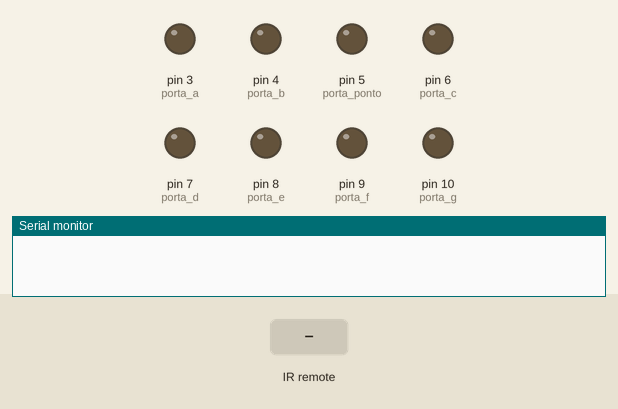
Simulated run of this sketch. Board: Arduino Uno, built with avr-gcc and run on an emulated ATmega328P. Shown: output pins drawn as LEDs (lit = HIGH), the last lines printed to the serial monitor. The test bench sets the inputs (shaded band).

Above: at 1.2 s.
1.3 s: infrared code 0xFD30CF received
At 2.1 s:
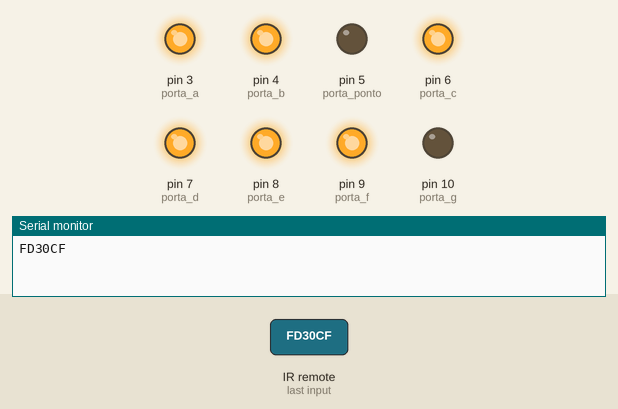
2.8 s: infrared code 0xFD08F7 received
At 3.2 s:
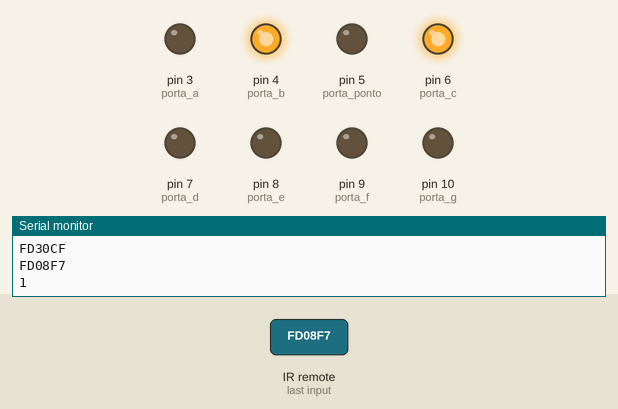
4.3 s: infrared code 0xFD8877 received
At 5.5 s:
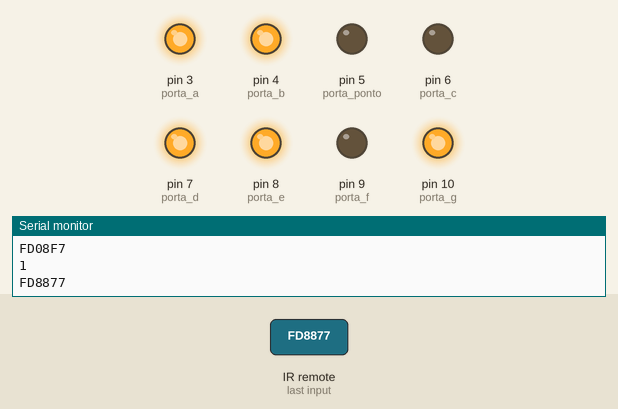
5.8 s: infrared code 0xFD48B7 received
At 6.7 s:
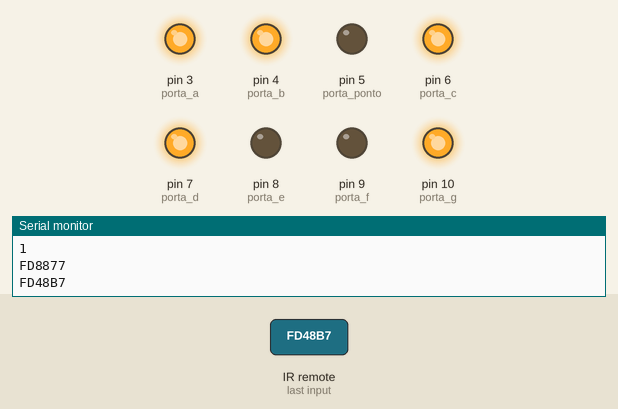
7.3 s: infrared code 0xFD28D7 received
At 7.9 s:
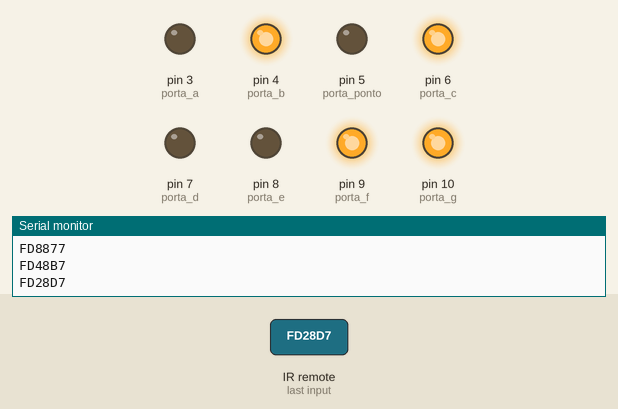
8.8 s: infrared code 0xFDA857 received
At 10.2 s:
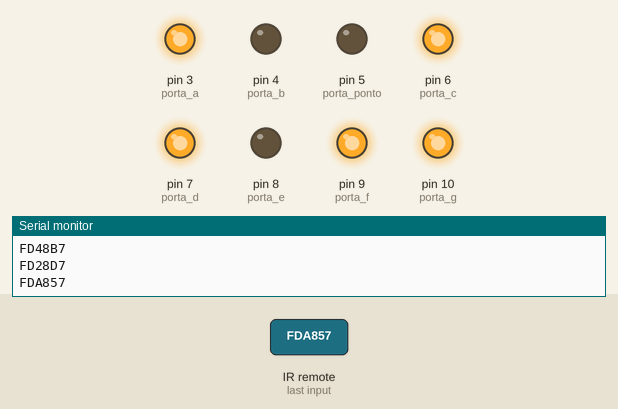
Timing chart, 0 to 11.3 s (numbered marks = the images above; inputs shaded):
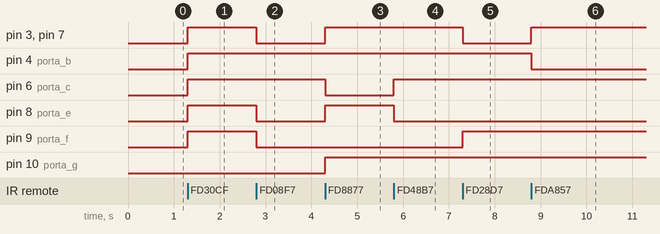

Measured:
- after the input at 1.3 s, pin 3 (porta_a), pin 4 (porta_b), pin 6 (porta_c), pin 7 (porta_d), pin 8 (porta_e), pin 9 (porta_f): LOW → HIGH at once
- after the input at 2.8 s, pin 3 (porta_a), pin 7 (porta_d), pin 8 (porta_e), pin 9 (porta_f): HIGH → LOW at once
- after the input at 4.3 s, pin 3 (porta_a), pin 7 (porta_d), pin 8 (porta_e), pin 10 (porta_g): LOW → HIGH at once; pin 6 (porta_c): HIGH → LOW at once
- after the input at 5.8 s, pin 6 (porta_c): LOW → HIGH at once; pin 8 (porta_e): HIGH → LOW at once
- after the input at 7.3 s, pin 3 (porta_a), pin 7 (porta_d): HIGH → LOW at once; pin 9 (porta_f): LOW → HIGH at once
- after the input at 8.8 s, pin 3 (porta_a), pin 7 (porta_d): LOW → HIGH at once; pin 4 (porta_b): HIGH → LOW at once

The sketch:

main.ino
```cpp
#include <IRremote.h>

int porta_receptor = 2;
int porta_a = 3;
int porta_b = 4;
int porta_c = 6;
int porta_d = 7;
int porta_e = 8;
int porta_f = 9;
int porta_g = 10;
int porta_ponto = 5;
IRrecv receptor(porta_receptor);
decode_results resultados;

void setup()
{
  Serial.begin(9600);
  receptor.enableIRIn();
  pinMode(porta_a,OUTPUT);
  pinMode(porta_b,OUTPUT);
  pinMode(porta_c,OUTPUT);
  pinMode(porta_d,OUTPUT);
  pinMode(porta_e,OUTPUT);
  pinMode(porta_f,OUTPUT);
  pinMode(porta_g,OUTPUT);
  pinMode(porta_ponto,OUTPUT);
}

void loop() {
  if (receptor.decode(&resultados)) {
    Serial.println(resultados.value, HEX);
    if(resultados.value == 0xFD30CF){
      // 0
      digitalWrite(porta_a,HIGH);
      digitalWrite(porta_b,HIGH);
      digitalWrite(porta_c,HIGH);
      digitalWrite(porta_d,HIGH);
      digitalWrite(porta_e,HIGH);
      digitalWrite(porta_f,HIGH);
      digitalWrite(porta_g,LOW);
      digitalWrite(porta_ponto,LOW);

    }else{
      if(resultados.value == 0xFD08F7){
        // 1
        Serial.println("1");
        digitalWrite(porta_a,LOW);
        digitalWrite(porta_b,HIGH);
        digitalWrite(porta_c,HIGH);
        digitalWrite(porta_d,LOW);
        digitalWrite(porta_e,LOW);
        digitalWrite(porta_f,LOW);
        digitalWrite(porta_g,LOW);
        digitalWrite(porta_ponto,LOW);
      }else{
          if(resultados.value == 0xFD8877){
            // 2
            digitalWrite(porta_a,HIGH);
            digitalWrite(porta_b,HIGH);
            digitalWrite(porta_c,LOW);
            digitalWrite(porta_d,HIGH);
            digitalWrite(porta_e,HIGH);
            digitalWrite(porta_f,LOW);
            digitalWrite(porta_g,HIGH);
            digitalWrite(porta_ponto,LOW);
          }else{
            if(resultados.value == 0xFD48B7){
                // 3
              digitalWrite(porta_a,HIGH);
                digitalWrite(porta_b,HIGH);
                digitalWrite(porta_c,HIGH);
                digitalWrite(porta_d,HIGH);
                digitalWrite(porta_e,LOW);
                digitalWrite(porta_f,LOW);
                digitalWrite(porta_g,HIGH);
                digitalWrite(porta_ponto,LOW);
            }else{
              if(resultados.value == 0xFD28D7){
                    // 4
                  digitalWrite(porta_a,LOW);
                    digitalWrite(porta_b,HIGH);
                    digitalWrite(porta_c,HIGH);
                    digitalWrite(porta_d,LOW);
                    digitalWrite(porta_e,LOW);
                    digitalWrite(porta_f,HIGH);
                    digitalWrite(porta_g,HIGH);
                    digitalWrite(porta_ponto,LOW);
              }else{
                  if(resultados.value == 0xFDA857){
                        // 5
                    digitalWrite(porta_a,HIGH);
                        digitalWrite(porta_b,LOW);
                        digitalWrite(porta_c,HIGH);
                        digitalWrite(porta_d,HIGH);
                        digitalWrite(porta_e,LOW);
                        digitalWrite(porta_f,HIGH);
                        digitalWrite(porta_g,HIGH);
            digitalWrite(porta_ponto,LOW);
                }else{
                if(resultados.value == 0xFD6897){
                            // 6
                      digitalWrite(porta_a,HIGH);
                            digitalWrite(porta_b,LOW);
                            digitalWrite(porta_c,HIGH);
                            digitalWrite(porta_d,HIGH);
                            digitalWrite(porta_e,HIGH);
                            digitalWrite(porta_f,HIGH);
                            digitalWrite(porta_g,HIGH);
                                      digitalWrite(porta_ponto,LOW);
                  }else{
                    if(resultados.value == 0xFD18E7){
                              // 7
                              digitalWrite(porta_a,HIGH);
                              digitalWrite(porta_b,HIGH);
                              digitalWrite(porta_c,HIGH);
                              digitalWrite(porta_d,LOW);
                              digitalWrite(porta_e,LOW);
                              digitalWrite(porta_f,LOW);
                              digitalWrite(porta_g,LOW);
                              digitalWrite(porta_ponto,LOW);
                            }else{
                if(resultados.value == 0xFD9867){
                                    // 8
                                  digitalWrite(porta_a,HIGH);
                                    digitalWrite(porta_b,HIGH);
                                    digitalWrite(porta_c,HIGH);
                                    digitalWrite(porta_d,HIGH);
                                    digitalWrite(porta_e,HIGH);
                                    digitalWrite(porta_f,HIGH);
                                    digitalWrite(porta_g,HIGH);
                                    digitalWrite(porta_ponto,LOW);
                              }else{
                                  if(resultados.value == 0xFD58A7){
                                        // 9
                                    digitalWrite(porta_a,HIGH);
                                        digitalWrite(porta_b,HIGH);
                                        digitalWrite(porta_c,HIGH);
                                        digitalWrite(porta_d,HIGH);
                                        digitalWrite(porta_e,LOW);
                                        digitalWrite(porta_f,HIGH);
                                        digitalWrite(porta_g,HIGH);
                                        digitalWrite(porta_ponto,LOW);
                                }else{
                                      // Ponto
                                      digitalWrite(porta_a,LOW);
                                      digitalWrite(porta_b,LOW);
                                      digitalWrite(porta_c,LOW);
                                      digitalWrite(porta_d,LOW);
                                      digitalWrite(porta_e,LOW);
                                      digitalWrite(porta_f,LOW);
                                      digitalWrite(porta_g,LOW);
                                      digitalWrite(porta_ponto,HIGH);
                                }
                              }
                            }
              }
            }
          }
        }
      }
      }
    }
    receptor.resume();
    delay(100);
  }
}
```
